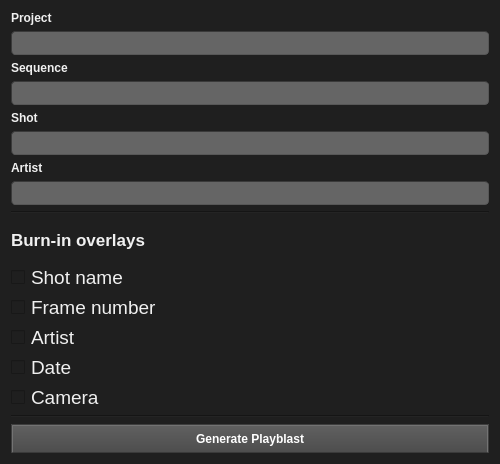
<?xml version="1.0" encoding="UTF-8"?>
<ui version="4.0">
 <class>wg_playblastManager</class>
 <widget class="QWidget" name="wg_playblastManager">
  <property name="geometry">
   <rect>
    <x>0</x>
    <y>0</y>
    <width>500</width>
    <height>464</height>
   </rect>
  </property>
  <property name="maximumSize">
   <size>
    <width>600</width>
    <height>500</height>
   </size>
  </property>
  <property name="font">
   <font>
    <family>Tahoma</family>
    <pointsize>13</pointsize>
   </font>
  </property>
  <property name="windowTitle">
   <string>Playblast Manager</string>
  </property>
  <property name="styleSheet">
   <string notr="true">/*
Dark Console Style Sheet for QT Applications
Author: Jaime A. Quiroga P.
Company: GTRONICK
Last updated: 24/05/2018, 17:12.
Available at: https://github.com/GTRONICK/QSS/blob/master/ConsoleStyle.qss
*/
QWidget {
	
	background-color: rgb(31, 31, 31);
	color: rgb(240, 240, 240);
	border-color: rgb(58, 58, 58);
}

QPlainTextEdit {
	background-color:rgb(0, 0, 0);
	color: rgb(200, 200, 200);
	selection-background-color: rgb(255, 153, 0);
	selection-color: rgb(0, 0, 0);
}

QTabWidget::pane {
    	border-top: 1px solid #000000;
}

QTabBar::tab {
 	background-color:rgb(0, 0, 0);
 	border-style: outset;
	border-width: 1px;
	border-right-color: qlineargradient(spread:pad, x1:0.4, y1:0.5, x2:0.6, y2:0.5, stop:0 rgba(115, 115, 115, 255), stop:1 rgba(62, 62, 62, 255));
	border-left-color: qlineargradient(spread:pad, x1:0.6, y1:0.5, x2:0.4, y2:0.5, stop:0 rgba(115, 115, 115, 255), stop:1 rgba(62, 62, 62, 255));
  border-bottom-color: rgb(58, 58, 58);
	border-bottom-width: 1px;
	border-top-width: 0px;
	border-style: solid;
	color: rgb(255, 153, 0);
	padding: 4px;
}

QTabBar::tab:selected, QTabBar::tab:hover {
   color: rgb(255, 255, 255);
   background-color:rgb(0, 0, 0);
   border-color:rgb(42, 42, 42);
   margin-left: 0px;
   margin-right: 0px;
   border-bottom-right-radius:4px;
   border-bottom-left-radius:4px;
}

QTabBar::tab:last:selected {
  background-color:rgb(0, 0, 0);
	border-color:rgb(42, 42, 42);
	margin-left: 0px;
  	margin-right: 0px;
	border-bottom-right-radius:4px;
	border-bottom-left-radius:4px;
}

QTabBar::tab:!selected {
   margin-bottom: 4px;
   border-bottom-right-radius:4px;
   border-bottom-left-radius:4px;
}

QPushButton{
	border-style: outset;
	border-width: 2px;
	border-top-color: qlineargradient(spread:pad, x1:0.5, y1:0.6, x2:0.5, y2:0.4, stop:0 rgba(115, 115, 115, 255), stop:1 rgba(62, 62, 62, 255));
	border-right-color: qlineargradient(spread:pad, x1:0.4, y1:0.5, x2:0.6, y2:0.5, stop:0 rgba(115, 115, 115, 255), stop:1 rgba(62, 62, 62, 255));
	border-left-color: qlineargradient(spread:pad, x1:0.6, y1:0.5, x2:0.4, y2:0.5, stop:0 rgba(115, 115, 115, 255), stop:1 rgba(62, 62, 62, 255));
	border-bottom-color: rgb(58, 58, 58);
	border-bottom-width: 1px;
	border-style: solid;
	color: rgb(255, 255, 255);
	padding: 6px;
	background-color: qlineargradient(spread:pad, x1:0.5, y1:1, x2:0.5, y2:0, stop:0 rgba(77, 77, 77, 255), stop:1 rgba(97, 97, 97, 255));
}

QPushButton:hover{
	border-style: outset;
	border-width: 2px;
	border-top-color: qlineargradient(spread:pad, x1:0.5, y1:0.6, x2:0.5, y2:0.4, stop:0 rgba(180, 180, 180, 255), stop:1 rgba(110, 110, 110, 255));
	border-right-color: qlineargradient(spread:pad, x1:0.4, y1:0.5, x2:0.6, y2:0.5, stop:0 rgba(180, 180, 180, 255), stop:1 rgba(110, 110, 110, 255));
	border-left-color: qlineargradient(spread:pad, x1:0.6, y1:0.5, x2:0.4, y2:0.5, stop:0 rgba(180, 180, 180, 255), stop:1 rgba(110, 110, 110, 255));
	border-bottom-color: rgb(115, 115, 115);
	border-bottom-width: 1px;
	border-style: solid;
	color: rgb(255, 255, 255);
	padding: 6px;
	background-color: qlineargradient(spread:pad, x1:0.5, y1:1, x2:0.5, y2:0, stop:0 rgba(107, 107, 107, 255), stop:1 rgba(157, 157, 157, 255));
}

QPushButton:pressed{
	border-style: outset;
	border-width: 2px;
	border-top-color: qlineargradient(spread:pad, x1:0.5, y1:0.6, x2:0.5, y2:0.4, stop:0 rgba(62, 62, 62, 255), stop:1 rgba(22, 22, 22, 255));
	border-right-color: qlineargradient(spread:pad, x1:0.4, y1:0.5, x2:0.6, y2:0.5, stop:0 rgba(115, 115, 115, 255), stop:1 rgba(62, 62, 62, 255));
	border-left-color: qlineargradient(spread:pad, x1:0.6, y1:0.5, x2:0.4, y2:0.5, stop:0 rgba(115, 115, 115, 255), stop:1 rgba(62, 62, 62, 255));
	border-bottom-color: rgb(58, 58, 58);
	border-bottom-width: 1px;
	border-style: solid;
	color: rgb(255, 255, 255);
	padding: 6px;
	background-color: qlineargradient(spread:pad, x1:0.5, y1:1, x2:0.5, y2:0, stop:0 rgba(77, 77, 77, 255), stop:1 rgba(97, 97, 97, 255));
}

QPushButton:disabled{
	border-style: outset;
	border-width: 2px;
	border-top-color: qlineargradient(spread:pad, x1:0.5, y1:0.6, x2:0.5, y2:0.4, stop:0 rgba(115, 115, 115, 255), stop:1 rgba(62, 62, 62, 255));
	border-right-color: qlineargradient(spread:pad, x1:0.4, y1:0.5, x2:0.6, y2:0.5, stop:0 rgba(115, 115, 115, 255), stop:1 rgba(62, 62, 62, 255));
	border-left-color: qlineargradient(spread:pad, x1:0.6, y1:0.5, x2:0.4, y2:0.5, stop:0 rgba(115, 115, 115, 255), stop:1 rgba(62, 62, 62, 255));
	border-bottom-color: rgb(58, 58, 58);
	border-bottom-width: 1px;
	border-style: solid;
	color: rgb(0, 0, 0);
	padding: 6px;
	background-color: qlineargradient(spread:pad, x1:0.5, y1:1, x2:0.5, y2:0, stop:0 rgba(57, 57, 57, 255), stop:1 rgba(77, 77, 77, 255));
}

QLineEdit {
	border-width: 1px; border-radius: 4px;
	border-color: rgb(58, 58, 58);
	border-style: inset;
	padding: 0 8px;
	color: rgb(255, 255, 255);
	background:rgb(101, 101, 101);
	selection-background-color: rgb(187, 187, 187);
	selection-color: rgb(60, 63, 65);
}

QProgressBar {
	text-align: center;
	color: rgb(255, 255, 255);
	border-width: 1px; 
	border-radius: 10px;
	border-color: rgb(58, 58, 58);
	border-style: inset;
}

QProgressBar::chunk {
	background-color: qlineargradient(spread:pad, x1:0.5, y1:0.7, x2:0.5, y2:0.3, stop:0 rgba(0, 200, 0, 255), stop:1 rgba(30, 230, 30, 255));
	border-radius: 10px;
}

QMenuBar {
	background:rgb(0, 0, 0);
	color: rgb(255, 153, 0);
}

QMenuBar::item {
  	spacing: 3px; 
	padding: 1px 4px;
  	background: transparent;
}

QMenuBar::item:selected { 
  	background:rgb(115, 115, 115);
}

QMenu {
	border-width: 2px; 
	border-radius: 10px;
	border-color: rgb(255, 153, 0);
	border-style: outset;
}

QMenu::item {
	spacing: 3px; 
	padding: 3px 15px;
}

QMenu::item:selected {
	spacing: 3px; 
	padding: 3px 15px;
	background:rgb(115, 115, 115);
	color:rgb(255, 255, 255);
	border-width: 1px; 
	border-radius: 10px;
	border-color: rgb(58, 58, 58);
	border-style: inset;
}</string>
  </property>
  <layout class="QVBoxLayout" name="lay_playblastManager">
   <item>
    <layout class="QVBoxLayout" name="lay_naming">
     <item>
      <widget class="QLabel" name="lb_project">
       <property name="font">
        <font>
         <family>Tahoma</family>
         <weight>75</weight>
         <bold>true</bold>
        </font>
       </property>
       <property name="text">
        <string>Project</string>
       </property>
      </widget>
     </item>
     <item>
      <widget class="QLineEdit" name="lineEdit"/>
     </item>
     <item>
      <widget class="QLabel" name="lb_sequence">
       <property name="font">
        <font>
         <family>Tahoma</family>
         <weight>75</weight>
         <bold>true</bold>
        </font>
       </property>
       <property name="text">
        <string>Sequence</string>
       </property>
      </widget>
     </item>
     <item>
      <widget class="QLineEdit" name="lineEdit_2"/>
     </item>
     <item>
      <widget class="QLabel" name="lb_shot">
       <property name="font">
        <font>
         <family>Tahoma</family>
         <weight>75</weight>
         <bold>true</bold>
        </font>
       </property>
       <property name="styleSheet">
        <string notr="true"/>
       </property>
       <property name="text">
        <string>Shot</string>
       </property>
      </widget>
     </item>
     <item>
      <widget class="QLineEdit" name="lineEdit_3"/>
     </item>
     <item>
      <widget class="QLabel" name="lb_artist">
       <property name="font">
        <font>
         <family>Tahoma</family>
         <weight>75</weight>
         <bold>true</bold>
        </font>
       </property>
       <property name="text">
        <string>Artist</string>
       </property>
      </widget>
     </item>
     <item>
      <widget class="QLineEdit" name="lineEdit_4"/>
     </item>
    </layout>
   </item>
   <item>
    <widget class="Line" name="first_separator">
     <property name="orientation">
      <enum>Qt::Horizontal</enum>
     </property>
    </widget>
   </item>
   <item>
    <layout class="QVBoxLayout" name="verticalLayout_3">
     <item>
      <widget class="QLabel" name="burnin_fields">
       <property name="font">
        <font>
         <family>Tahoma</family>
         <pointsize>13</pointsize>
         <weight>75</weight>
         <bold>true</bold>
        </font>
       </property>
       <property name="text">
        <string>Burn-in overlays</string>
       </property>
      </widget>
     </item>
     <item>
      <widget class="QCheckBox" name="cb_shotName">
       <property name="font">
        <font>
         <family>Tahoma</family>
         <pointsize>14</pointsize>
        </font>
       </property>
       <property name="text">
        <string>Shot name</string>
       </property>
      </widget>
     </item>
     <item>
      <widget class="QCheckBox" name="cb_frameNumber">
       <property name="font">
        <font>
         <family>Tahoma</family>
         <pointsize>14</pointsize>
        </font>
       </property>
       <property name="text">
        <string>Frame number</string>
       </property>
      </widget>
     </item>
     <item>
      <widget class="QCheckBox" name="cb_artist">
       <property name="font">
        <font>
         <family>Tahoma</family>
         <pointsize>14</pointsize>
        </font>
       </property>
       <property name="text">
        <string>Artist</string>
       </property>
      </widget>
     </item>
     <item>
      <widget class="QCheckBox" name="cb_date">
       <property name="font">
        <font>
         <family>Tahoma</family>
         <pointsize>14</pointsize>
        </font>
       </property>
       <property name="text">
        <string>Date</string>
       </property>
      </widget>
     </item>
     <item>
      <widget class="QCheckBox" name="cb_camera">
       <property name="font">
        <font>
         <family>Tahoma</family>
         <pointsize>14</pointsize>
        </font>
       </property>
       <property name="text">
        <string>Camera</string>
       </property>
      </widget>
     </item>
    </layout>
   </item>
   <item>
    <widget class="Line" name="second_separator">
     <property name="orientation">
      <enum>Qt::Horizontal</enum>
     </property>
    </widget>
   </item>
   <item>
    <layout class="QVBoxLayout" name="verticalLayout_4">
     <item>
      <widget class="QPushButton" name="btn_generatePlayblast">
       <property name="font">
        <font>
         <family>Tahoma</family>
         <weight>75</weight>
         <bold>true</bold>
        </font>
       </property>
       <property name="text">
        <string>Generate Playblast</string>
       </property>
      </widget>
     </item>
    </layout>
   </item>
  </layout>
 </widget>
 <resources/>
 <connections/>
</ui>
